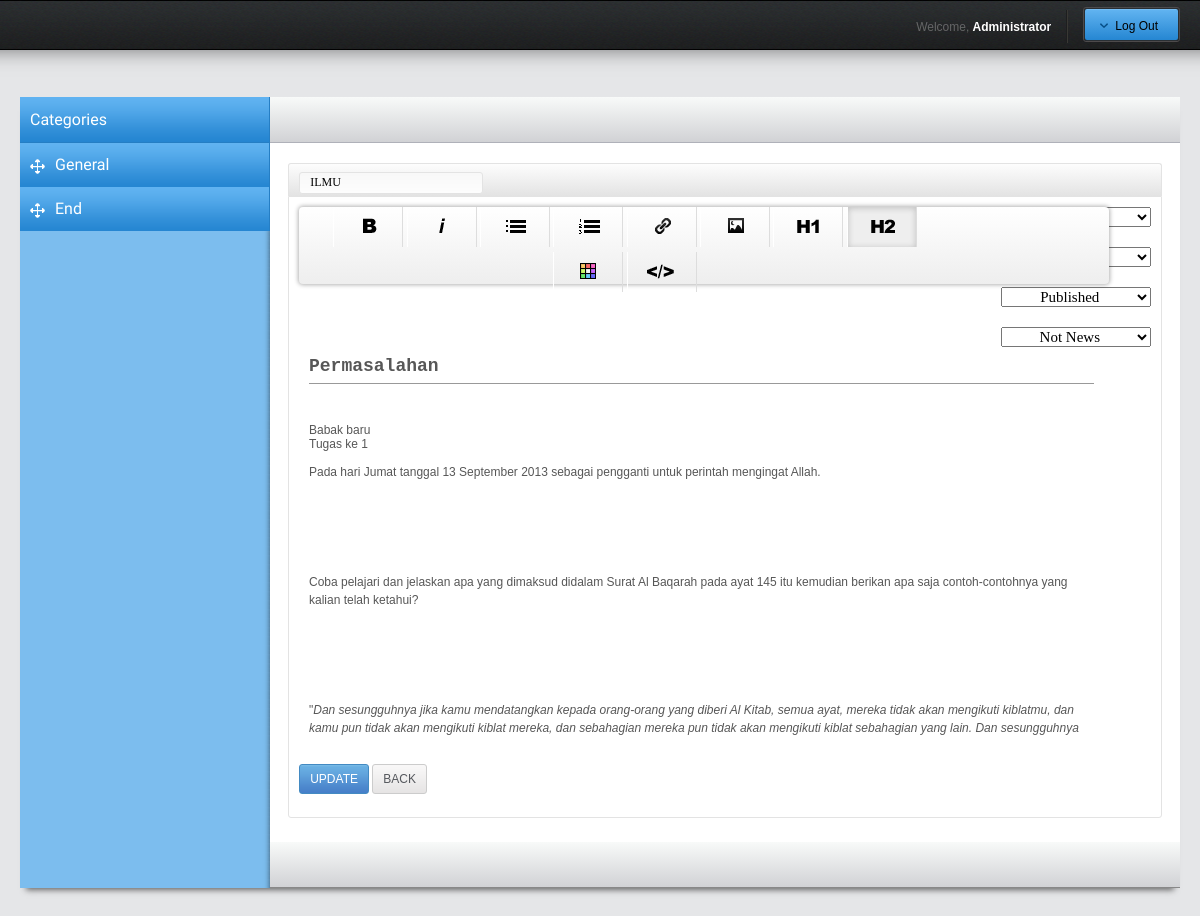
The page /administratorPA/detailtugas/22 (signed in) on the database its author committed.
### tables this page shows
CREATE TABLE IF NOT EXISTS `tugas` (
  `id_tugas` bigint(20) NOT NULL AUTO_INCREMENT,
  `username` varchar(250) DEFAULT NULL,
  `judul` varchar(250) DEFAULT NULL,
  `kategori` varchar(250) DEFAULT NULL,
  `subkategori` varchar(250) DEFAULT NULL,
  `status` varchar(250) DEFAULT NULL,
  `artikel` longtext,
  `datecreate` timestamp NOT NULL DEFAULT CURRENT_TIMESTAMP ON UPDATE CURRENT_TIMESTAMP,
  `lastedit` timestamp NOT NULL DEFAULT '0000-00-00 00:00:00',
  `news` tinyint(1) NOT NULL,
  PRIMARY KEY (`id_tugas`)
);

### application/controllers/administratorPA.php (called while the page is built, shortened)
<?php if ( ! defined('BASEPATH')) exit('No direct script access allowed');
class AdministratorPA extends CI_Controller {
        public function __construct() {
        $this->load->model('registrasi_model');
        $this->load->model('pertanyaan_model');
        $this->load->model('tugas_model');
        $this->load->model('sekolah_model');
        }
        public function detailtugas()
        {
            if( $this->session->userdata('usernameadmin'))
            {
                $id_tugas = $this->security->xss_clean($this->uri->segment(3));
                $tugas = $this->tugas_model->select_one_tugas($id_tugas);
                if($tugas==null)$this->tugas();
                else
                {
                     $this->load->view('admin_header_view');
                     $this->load->view('admin_detail_tugas_view',$tugas);
                     $this->load->view('admin_footer_view');
                }
            }
            else
            {
                  $_SESSION['username']='';
                  $_SESSION['page']="";
                  $this->load->view('header_view');
                  $this->load->view('error_403_view');
            }
        }
}

### index.php (called while the page is built, shortened)
<?php
require_once BASEPATH.'core/CodeIgniter.php';

### application/models/tugas_model.php (called while the page is built, shortened)
<?php if ( ! defined('BASEPATH')) exit('No direct script access allowed');
class tugas_model extends CI_Model{
    function select_one_tugas($id_tugas)
    {
        $SQL = "select * from tugas where id_tugas = ?";
        $query = $this->db->query($SQL, $id_tugas);
        if($this->db->affected_rows() == 1)
        {
            foreach($query->result() as $row)
            {
                return $row;
            }
        }
        else
        {
            return null;
        }
    }
}
?>

### application/views/admin_detail_tugas_view.php (the view, shortened to what this page needs)
<section id="middle">
  	<div id="container-main">
		<div id="container">
		<div id="content">
		<div class="speedbar">
        </div>
    <div class="grid-1">
        <form action="<?=base_url();?>administratorPA/updatetugas" method="post"  name="updatedetailtugas">
           <div class="title-grid"><input style="color: black; height: 20px; font-family: verdana; " type="text" name="judul" id="judul"  value="<?php echo $judul ?>" size="21" /></div>
           <div class="content-gird" style="height: 600px;">
    <div id="wysihtml5-editor-toolbar">
        <div class="floatdropdownartikel" style="margin-right:0px;">
            <select name="status" class="dropdownartikel" style="margin-top:20px;">
                            <option value="Published"  <?php if($status=='Published')echo" selected"; ?> >Published</option>
            </select>
            <select name="news" class="dropdownartikel" style="margin-top:20px;">
                            <option value="0"  <?php if($news==0)echo" selected"; ?> >Not News</option>
            </select>
          </div>
      <header class="headerstyle">
        <ul class="commandstyle">
          <li data-wysihtml5-command="bold" title="Make text bold (CTRL + B)" class="command"></li>
          <li data-wysihtml5-command="italic" title="Make text italic (CTRL + I)" class="command"></li>
          <li data-wysihtml5-command="insertUnorderedList" title="Insert an unordered list" class="command"></li>
          <li data-wysihtml5-command="insertOrderedList" title="Insert an ordered list" class="command"></li>
          <li data-wysihtml5-command="createLink" title="Insert a link" class="command"></li>
          <li data-wysihtml5-command="insertImage" title="Insert an image" class="command"></li>
          <li data-wysihtml5-command="formatBlock" data-wysihtml5-command-value="h1" title="Insert headline 1" class="command"></li>
          <li data-wysihtml5-command="formatBlock" data-wysihtml5-command-value="h2" title="Insert headline 2" class="command"></li>
          <li data-wysihtml5-command-group="foreColor" class="fore-color" title="Color the selected text" class="command">
          </li>
          <li data-wysihtml5-action="change_view" title="Show HTML" class="action"></li>
        </ul>
      </header>
    </div>
    <section class="sectionstyle">
    </section>
               <div style="margin-top:10px;">
                   <input type="submit"  name="update"  class="button-a blue" value="UPDATE"/>
                   <input type="submit"  name="back"  class="button-a gray" value="BACK"/>
               </div>
           </div>
           </form>
    </div>

### css/artikel/stylesheet.css (style rules this page uses)
#wysihtml5-editor-toolbar { position: relative; }
.headerstyle { display: block; border-radius: 4px; width: 810px; background: #eee; position: relative; z-index: 1; text-align: center; background-image: linear-gradient(bottom, rgb(238,238,238) 0%, rgb(255,255,255) 100%); background-image: -o-linear-gradient(bottom, rgb(238,238,238) 0%, rgb(255,255,255) 100%); background-image: -moz-linear-gradient(bottom, rgb(238,238,238) 0%, rgb(255,255,255) 100%); background-image: -webkit-linear-gradient(bottom, rgb(238,238,238) 0%, rgb(255,255,255) 100%); background-image: -ms-linear-gradient(bottom, rgb(238,238,238) 0%, rgb(255,255,255) 100%); box-shadow: 0 0 4px 1px rgba(0, 0, 0, 0.3); font-size: 0; text-align: center; }
[data-wysihtml5-command], [data-wysihtml5-action], .fore-color { position: relative; border-right: 1px solid #ddd; border-left: 1px solid #fff; list-style: none; font-size: 12px; display: inline-block; cursor: pointer; height: 40px; width: 68px; }
[data-wysihtml5-command]::after, [data-wysihtml5-action]::after, .fore-color::after { content: ""; background-image: url(../../img/spr_toolbar_icons_r1.png); background-repeat: no-repeat; position: absolute; left: 0; right: 0; top: 0; bottom: 0; }
[data-wysihtml5-command="bold"]::after { background-position: 24px center; }
[data-wysihtml5-command="italic"]::after { background-position: -48px center; }
[data-wysihtml5-command="insertUnorderedList"]::after { background-position: -115px center; }
[data-wysihtml5-command="insertOrderedList"]::after { background-position: -197px center; }
[data-wysihtml5-command="formatBlock"][data-wysihtml5-command-value="h1"]::after { background-position: -344px center; }
[data-wysihtml5-command="formatBlock"][data-wysihtml5-command-value="h2"]::after { background-position: -428px center; }
[data-wysihtml5-command="createLink"]::after { background-position: -271px center; }
[data-wysihtml5-command="insertImage"]::after { background-position: -513px center; }
.fore-color::after { background-position: -741px center; }
[data-wysihtml5-action="change_view"]::after { background-position: -670px center; }
.wysihtml5-action-active, .wysihtml5-command-active { box-shadow: inset 0 1px 6px rgba(0, 0, 0, 0.2); background: #eee !important; }
.sectionstyle { height: 450px; width: 810px; }
.floatdropdownartikel { float:right; width:200px; margin-right: 50px; }
.dropdownartikel { width:150px; text-align: center; float:right; font-family: verdana; font-size: 15px; }

### css/artikel/editor.css (style rules this page uses)
html { background: transparent; }
body { margin-bottom: 25px; font-family: Helvetica, Arial, Verdana !important; }
p, li { line-height: 1.5; }
p, ul, ol { padding-bottom: 25px; }
li { margin-left: 30px; }
ul li { list-style: disc outside; }

### rows shown on the page
tugas: judul "ILMU", status "Published", news "Not News"

### other values the page prints
$this->session->userdata('user')->username "Administrator"
